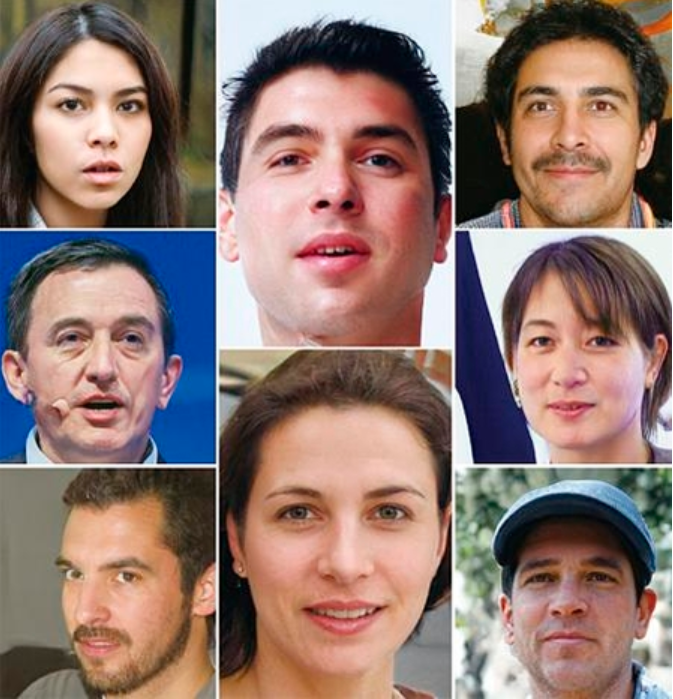
#> input picture face.PNG, 673 x 699 px, given in place of the camera
$ python main.py
#> lines starting #> are read from the running program, lines starting #| are printed output that depends on the picture
import numpy as np
import cv2

# 얼굴과 눈을 검출하기 위해 미리 학습시켜 놓은 XML 포맷으로 저장된 분류기를 로드합니다.

face_cascade = cv2.CascadeClassifier('haarcascade_frontalface_default.xml')

eye_cascade = cv2.CascadeClassifier('haarcascade_eye.xml')

cap = cv2.VideoCapture(0)

# 얼굴과 눈을 검출할 그레이스케일 이미지를 준비해놓습니다.

while 1:

    ret, img = cap.read()
#> img is the input picture: shape (699, 673, 3); mean B, G, R 112.8, 119.4, 143.5

    col = img

    gray = cv2.cvtColor(img, cv2.COLOR_RGB2GRAY)
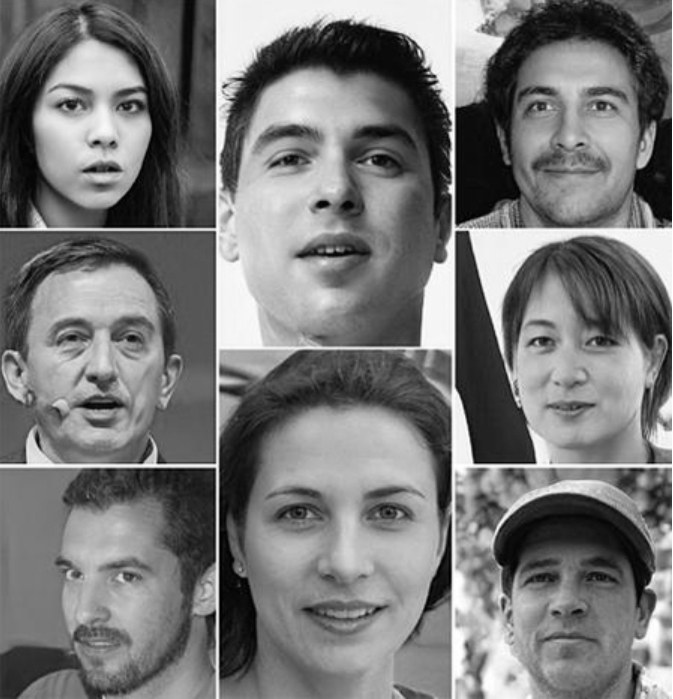
#> gray: shape (699, 673); min 0, max 255, mean 120.1

    # 이미지에서 얼굴을 검출합니다.

    faces = face_cascade.detectMultiScale(gray, 1.3, 5)
#> faces = [[30, 517, 149, 149], [26, 47, 150, 150], [493, 47, 157, 157], [491, 284, 152, 152], [491, 521, 147, 147], [214, 61, 235, 235], [18, 271, 171, 171], [223, 424, 238, 238]]

    # 얼굴이 검출되었다면 얼굴 위치에 대한 좌표 정보를 리턴받습니다.

    for (x, y, w, h) in faces:

        # 원본 이미지에 얼굴의 위치를 표시합니다.

        cv2.rectangle(img, (x, y), (x + w, y + h), (255, 0, 0), 2)

        # 눈 검출은 얼굴이 검출된 영역 내부에서만 진행하기 위해 ROI를 생성합니다.

        roi_gray_l = gray[y:int(y + h * .6), int(x + w * .5):x + w]
        roi_gray_r = gray[y:int(y + h * .6), x:int(x + w * .5)]

        roi_color_l = img[y:int(y + h * .6), int(x + w * .5):x + w]
        roi_color_r = img[y:int(y + h * .6), x:int(x + w * .5)]

        # 눈을 검출합니다.

        eyes_r = eye_cascade.detectMultiScale(roi_gray_r, 1.3, 5)
        eyes_l = eye_cascade.detectMultiScale(roi_gray_l, 1.3, 5)

        # 눈이 검출되었다면 눈 위치에 대한 좌표 정보를 리턴받습니다.

        for (ex, ey, ew, eh) in eyes_r:
            cv2.rectangle(roi_color_r, (ex, ey), (ex + ew, ey + eh), (0, 0, 255), 1)  # draw rectangle around eyes
            cv2.line(roi_color_r, (ex, ey), (ex + ew, ey + eh), (0, 0, 255), 1)  # draw cross
            cv2.line(roi_color_r, (ex + ew, ey), (ex, ey + eh), (0, 0, 255), 1)
            pupilFrame_r = cv2.equalizeHist(roi_gray_r[ey:ey+eh, ex:ex+ew])  # using histogram equalization of better image.
            roi_color_r = roi_color_r[ey:ey+eh, ex:ex+ew]
            cl1 = cv2.createCLAHE(clipLimit=2.0, tileGridSize=(8, 8))  # set grid size
            clahe_r = cl1.apply(pupilFrame_r)  # clahe
            blur_r = cv2.medianBlur(clahe_r, 5)  # median blur
            circles_r = cv2.HoughCircles(blur_r, cv2.HOUGH_GRADIENT, 1, 20, param1=50, param2=35, minRadius=0, maxRadius=30)  # houghcircles
            if circles_r is not None:  # if atleast 1 is detected
                circles = np.round(circles_r[0, :]).astype("int")  # change float to integer
                print(circles)
                for (cx, cy, cr) in circles:
                    cv2.circle(roi_color_r, (cx, cy), cr, (0, 255, 255), 2)
                    cv2.rectangle(roi_color_r, (cx - 5, cy - 5), (cx + 5, cy + 5), (0, 128, 255), -1)

        for (ex, ey, ew, eh) in eyes_l:
            cv2.rectangle(roi_color_l, (ex, ey), (ex + ew, ey + eh), (0, 0, 255), 1)  # draw rectangle around eyes
            cv2.line(roi_color_l, (ex, ey), (ex + ew, ey + eh), (0, 0, 255), 1)  # draw cross
            cv2.line(roi_color_l, (ex + ew, ey), (ex, ey + eh), (0, 0, 255), 1)
            pupilFrame_l = cv2.equalizeHist(roi_gray_l[ey:ey+eh, ex:ex+ew])
            roi_color_l = roi_color_l[ey:ey+eh, ex:ex+ew]
            cl1 = cv2.createCLAHE(clipLimit=2.0, tileGridSize=(8, 8))  # set grid size
            clahe_l = cl1.apply(pupilFrame_l)  # clahe
            blur_l = cv2.medianBlur(clahe_l, 5)  # median blur
            circles_l = cv2.HoughCircles(blur_l, cv2.HOUGH_GRADIENT, 1, 20, param1=50, param2=35, minRadius=0, maxRadius=30)
            if circles_l is not None:  # if atleast 1 is detected
                circles = np.round(circles_l[0, :]).astype("int")  # change float to integer
                print(circles)
                for (cx, cy, cr) in circles:
                    cv2.circle(roi_color_l, (cx, cy), cr, (0, 255, 255), 2)
                    cv2.rectangle(roi_color_l, (cx - 5, cy - 5), (cx + 5, cy + 5), (0, 128, 255), -1)
#> this loop made 8 passes
#> (x, y, w, h, eyes_r, eyes_l) on passes 1, 2, 3, 4, 5, 6, 8: (30, 517, 149, 149, [[28, 43, 30, 30]], [[7, 45, 31, 31]]), (26, 47, 150, 150, [[26, 40, 36, 36]], [[12, 44, 31, 31]]), (493, 47, 157, 157, [[28, 42, 37, 37]], [[12, 41, 37, 37]]), (491, 284, 152, 152, [[30, 39, 39, 39]], [[9, 36, 41, 41]]), (491, 521, 147, 147, [[30, 41, 34, 34]], [[12, 44, 27, 27], [10, 34, 46, 46]]), (214, 61, 235, 235, [[46, 71, 54, 54]], [[21, 72, 53, 53]]), (223, 424, 238, 238, [[47, 65, 51, 51]], [[18, 65, 50, 50]])
#> pass 1, `roi_color_r = img[y:int(y + h * .6), x:int(x + w * .5)]`:
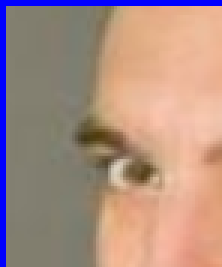
#> roi_color_r: shape (89, 74, 3) (shown 3 times larger); mean B, G, R 131.6, 142.9, 172
#> after the loop:
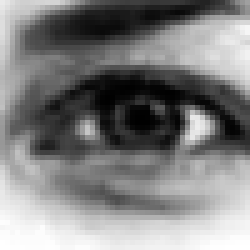
#> pupilFrame_l: shape (50, 50) (shown 5 times larger); min 0, max 255, mean 128.4
#> after the loop:
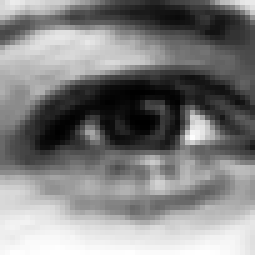
#> pupilFrame_r: shape (51, 51) (shown 5 times larger); min 0, max 255, mean 128.4
#> after the loop:
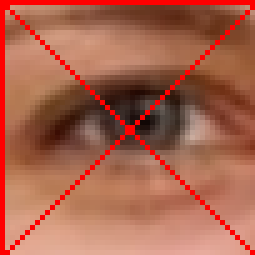
#> roi_color_r: shape (51, 51, 3) (shown 5 times larger); mean B, G, R 76.4, 98.4, 168.2
#> after the loop:
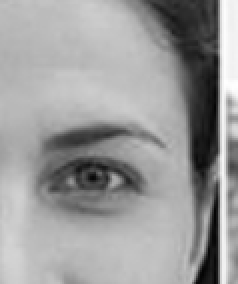
#> roi_gray_l: shape (142, 119) (shown 2 times larger); min 4, max 255, mean 155
#> after the loop:
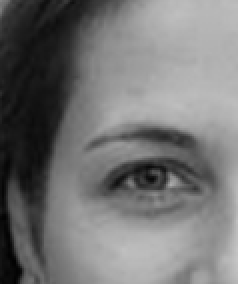
#> roi_gray_r: shape (142, 119) (shown 2 times larger); min 1, max 197, mean 115.9

        # 원본 이미지에 얼굴의 위치를 표시합니다. ROI에 표시하면 원본 이미지에도 표시됩니다.

        #cv2.rectangle(roi_color, (ex, ey + (int)(eh * 0.2)), (ex + ew, ey + eh - (int)(eh * 0.2)), (0, 255, 0), 2)

    # 얼굴과 눈 검출 결과를 화면에 보여줍니다.

    cv2.imshow('img', img)

    if cv2.waitKey(1) & 0xFF == ord('q'):
#> (key q is pressed here)
        cv2.destroyAllWindows()
        break
